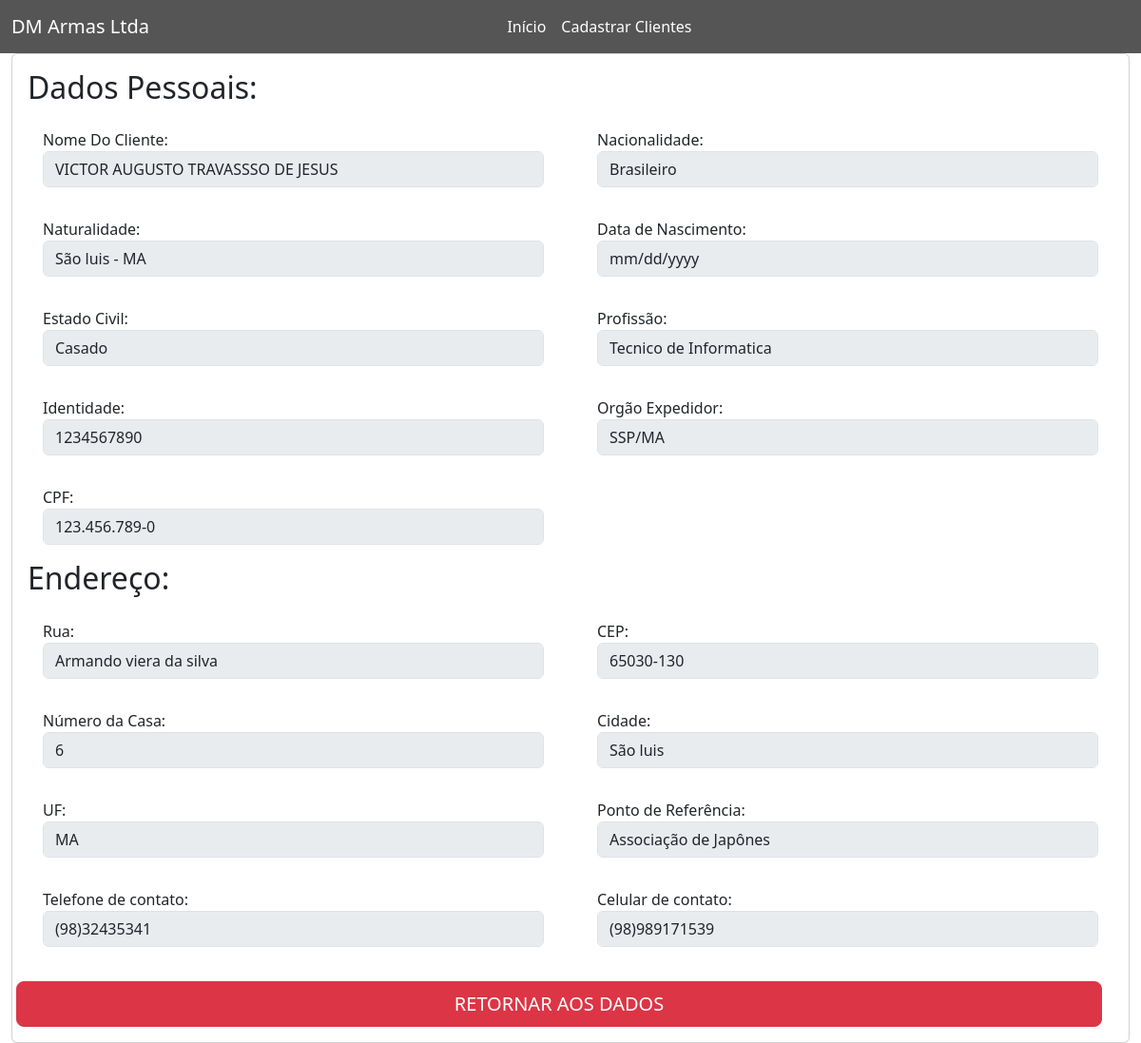
/visualizar_cliente.php?id=7, run on the app's committed database.
### tables this page shows
CREATE TABLE `cliente` (
  `id` int(11) NOT NULL,
  `nome_cliente` varchar(100) DEFAULT NULL,
  `naturalidade` varchar(50) DEFAULT NULL,
  `nacionalidade` varchar(50) DEFAULT NULL,
  `data_nascimento` date DEFAULT NULL,
  `profissao` varchar(50) DEFAULT NULL,
  `estado_civil` varchar(50) NOT NULL,
  `identidade` varchar(20) DEFAULT NULL,
  `orgao_expedidor` varchar(20) DEFAULT NULL,
  `cpf` varchar(14) DEFAULT NULL,
  `rua` varchar(100) DEFAULT NULL,
  `cep` varchar(10) DEFAULT NULL,
  `numero_casa` int(11) DEFAULT NULL,
  `cidade` varchar(50) DEFAULT NULL,
  `uf` varchar(2) DEFAULT NULL,
  `ponto_referencia` varchar(100) DEFAULT NULL,
  `telefone_contato` varchar(15) DEFAULT NULL,
  `celular_contato` varchar(15) DEFAULT NULL
);

### visualizar_cliente.php (the view, shortened to what this page needs)
<!DOCTYPE html>
<html lang="en">
<head>
    <link href="https://cdn.jsdelivr.net/npm/bootstrap@5.3.0/dist/css/bootstrap.min.css" rel="stylesheet">
</head>
<body>
    <nav class="navbar navbar-expand-lg navbar-light">
        <div class="container-fluid">
            <a style="cursor: pointer;color: white" class="navbar-brand" href="#">DM Armas Ltda</a>
            <div class="collapse navbar-collapse" id="navbarNav" style="margin-left: -100px;">
                <ul class="navbar-nav">
                    <li class="nav-item">
                        <a class="nav-link" href="home.php">Início</a>
                    </li>
                    <li class="nav-item">
                        <a style="color: white;" class="nav-link" href="cadastrar_cliente.php">Cadastrar Clientes</a>
                    </li>
                </ul>
            </div>
        </div>
    </nav>
    <div class="content-wrapper">
        <section class="content">
            <div class="container-fluid">
                <div class="row">
                    <div class="col-12">
                        <div class="card">
                            <div class="card-body">
                                <div style="max-width:100%; " class="table-overflow">
                                    <?php
                                    include('conexao.php');
                                    $id = $_GET['id'];
                                    $select = "SELECT * FROM cliente WHERE id = $id";
                                    $result = mysqli_query($link, $select);
                                    foreach ($result as $linha) {
                                        $nome_cliente = $linha['nome_cliente'];
                                        $naturalidade = $linha['naturalidade'];
                                        $nacionalidade = $linha['nacionalidade'];
                                        $estado_civil = $linha['estado_civil'];
                                        $data_nascimento = date('d/m/Y', strtotime($linha['data_nascimento']));
                                        $profissao = $linha['profissao'];
                                        $identidade = $linha['identidade'];
                                        $orgao_expedidor = $linha['orgao_expedidor'];
                                        $cpf = $linha['cpf'];
                                        $rua = $linha['rua'];
                                        $cep = $linha['cep'];
                                        $numero_casa = $linha['numero_casa'];
                                        $cidade = $linha['cidade'];
                                        $uf = $linha['uf'];
                                        $ponto_referencia = $linha['ponto_referencia'];
                                        $telefone_contato = $linha['telefone_contato'];
                                        $celular_contato = $linha['celular_contato'];
                                    }
                                    ?>
                                    <form id="form_avisos" class="needs-validation" novalidate method="POST" action="processa_cliente.php">
                                        <div class="row">
                                            <h2 for="Endereço">Dados Pessoais:</h2>
                                            <div class="col-md-6">
                                                <div class="card-body">
                                                    <label for="tipo">Nome Do Cliente:</label>
                                                    <input disabled class="form-control" value="<?php echo $nome_cliente ?>" type="text" placeholder="" name="nome_cliente" id="nome_cliente">
                                                </div>
                                            </div>
                                            <div class="col-md-6">
                                                <div class="card-body">
                                                    <label for="tipo">Nacionalidade:</label>
                                                    <input disabled class="form-control" value="<?php echo $nacionalidade ?>" type="text" placeholder="" name="nacionalidade" id="nacionalidade">
                                                </div>
                                            </div>
                                            <div class="col-md-6">
                                                <div class="card-body">
                                                    <label for="tipo">Naturalidade:</label>
                                                    <input disabled class="form-control" value="<?php echo $naturalidade ?>" type="text" placeholder="" name="naturalidade" id="naturalidade">
                                                </div>
                                            </div>
                                            <div class="col-md-6">
                                                <div class="card-body">
                                                    <label for="tipo">Data de Nascimento:</label>
                                                    <input disabled class="form-control" value="<?php echo $data_nascimento ?>" type="date" placeholder="" name="dt_nasc" id="dt_nasc">
                                                </div>
                                            </div>
                                            <div class="col-md-6">
                                                <div class="card-body">
                                                    <label for="tipo">Estado Civil:</label>
                                                    <select disabled class="form-control" id="estado_civil" name="estado_civil">
                                                        <option value="casado" <?php if ($estado_civil == 'Casado') echo 'selected'; ?>>Casado</option>
                                                    </select>
                                                </div>
                                            </div>
                                            <div class="col-md-6">
                                                <div class="card-body">
                                                    <label for="tipo">Profissão:</label>
                                                    <input disabled class="form-control" value="<?php echo $profissao ?>" type="text" placeholder="" name="profissao" id="profissao">
                                                </div>
                                            </div>
                                            <div class="col-md-6">
                                                <div class="card-body">
                                                    <label for="tipo">Identidade:</label>
                                                    <input disabled class="form-control" value="<?php echo $identidade ?>" type="text" placeholder="" name="identidade" id="identidade">
                                                </div>
                                            </div>
                                            <div class="col-md-6">
                                                <div class="card-body">
                                                    <label for="tipo">Orgão Expedidor:</label>
                                                    <input disabled class="form-control" value="<?php echo $orgao_expedidor ?>" type="text" placeholder="" name="oex_identidade" id="oex_identidade">
                                                </div>
                                            </div>
                                            <div class="col-md-6">
                                                <div class="card-body">
                                                    <label for="tipo">CPF:</label>
                                                    <input disabled class="form-control" value="<?php echo $cpf ?>" type="text" placeholder="" name="cpf" id="cpf" maxlength="14" oninput="formatarCPF(this)">
                                                </div>
                                            </div>
                                        </div>
                                        <h2 for="Endereço">Endereço:</h2>
                                        <div class="row">
                                            <div class="col-md-6">
                                                <div class="card-body">
                                                    <label for="tipo">Rua:</label>
                                                    <input disabled class="form-control" value="<?php echo $rua ?>" type="text" placeholder="" name="rua" id="rua">
                                                </div>
                                            </div>
                                            <div class="col-md-6">
                                                <div class="card-body">
                                                    <label for="tipo">CEP:</label>
                                                    <input disabled class="form-control" value="<?php echo $cep ?>" type="text" placeholder="" name="cep" id="cep" maxlength="9" oninput="formatarCEP(this)">
                                                </div>
                                            </div>
                                            <div class="col-md-6">
                                                <div class="card-body">
                                                    <label for="tipo">Número da Casa:</label>
                                                    <input disabled class="form-control" value="<?php echo $numero_casa ?>" type="text" placeholder="" name="num_casa" id="num_casa">
                                                </div>
                                            </div>
                                            <div class="col-md-6">
                                                <div class="card-body">
                                                    <label for="tipo">Cidade:</label>
                                                    <input disabled class="form-control" value="<?php echo $cidade ?>" type="text" placeholder="" name="cidade" id="cidade">
                                                </div>
                                            </div>
                                            <div class="col-md-6">
                                                <div class="card-body">
                                                    <label for="tipo">UF:</label>
                                                    <input disabled class="form-control" value="<?php echo $uf ?>" type="text" placeholder="" name="uf" id="uf">
                                                </div>
                                            </div>
                                            <div class="col-md-6">
                                                <div class="card-body">
                                                    <label for="tipo">Ponto de Referência:</label>
                                                    <input disabled class="form-control" value="<?php echo $ponto_referencia ?>" type="text" placeholder="" name="pnt_refer" id="pnt_refer">
                                                </div>
                                            </div>
                                            <div class="col-md-6">
                                                <div class="card-body">
                                                    <label for="tipo">Telefone de contato:</label>
                                                    <input disabled class="form-control" value="<?php echo $telefone_contato ?>" type="text" maxlength="14" placeholder="" name="tel_Contato" id="tel_Contato" oninput="formatarTelefone(this)">
                                                </div>
                                            </div>
                                            <div class="col-md-6">
                                                <div class="card-body">
                                                    <label for="tipo">Celular de contato:</label>
                                                    <input disabled class="form-control" value="<?php echo $celular_contato ?>" type="text" maxlength="14" placeholder="" name="cel_Contato" id="cel_Contato" oninput="formatarCelular(this)">
                                                </div>
                                            </div>
                                            <div class="row" style="margin-top: 20px;">
                                                <a href="home.php" class="btn btn-danger btn-lg btn-block">RETORNAR AOS DADOS</a>
                                            </div>
                                        </div>
                                    </form>
                                </div>
                            </div>
                        </div>
                    </div>
                </div>
            </div>
        </section>
    </div>
</body>
</html>

### visualizar_cliente.php (style rules this page uses)
.navbar { background-color: #555; }
.navbar-nav { margin: auto; display: flex; align-items: center; }
.navbar-nav .nav-link { color: white; transition: background-color 0.3s; }

### data on the page
cliente: nome_cliente "VICTOR AUGUSTO TRAVASSSO DE JESUS", nacionalidade "Brasileiro", naturalidade "São luis - MA", estado_civil "Casado", profissao "Tecnico de Informatica", identidade "1234567890", oex_identidade "SSP/MA", cpf "123.456.789-0", rua "Armando viera da silva", cep "65030-130", num_casa "6", cidade "São luis", uf "MA", pnt_refer "Associação de Japônes", tel_Contato "(98)32435341", cel_Contato "(98)989171539"
